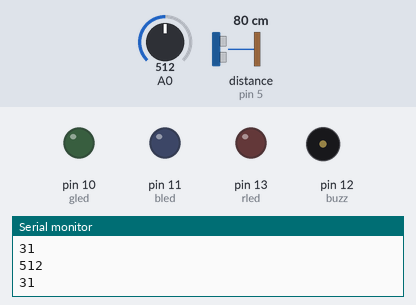
Bench run of a sketch on a simulated Arduino Uno, built with avr-gcc and run on an emulated ATmega328P. On the bench: output pins drawn as LEDs (lit = HIGH), buzzer (waves = sounding, pin HIGH), the last lines printed to the serial monitor. Wiring (inferred from the names in the program): ultrasonic range finder: trigger pin 7; echo pin 5. The test bench sets the inputs (shaded band); at power-on: distance to the obstacle (sensor on pin 5) 80 cm, A0 = 512. The echo pulse lasts 58.3 µs per cm; pins used as bus, display or sensor lines are not drawn.

Above: at 1.8 s.
1.9 s: distance to the obstacle (sensor on pin 5) set to 51 cm
3.4 s: distance to the obstacle (sensor on pin 5) set to 43 cm
At 4.4 s:
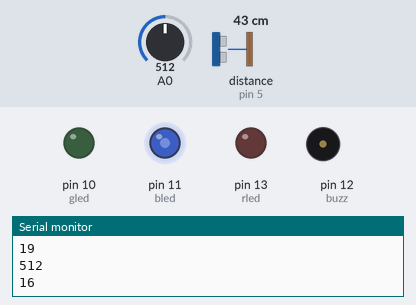
5.5 s: A0 set to 716
At 8.0 s:
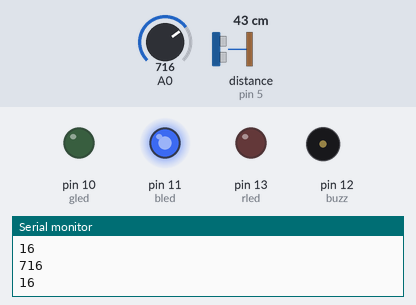
8.5 s: A0 set to 688
At 10.5 s:
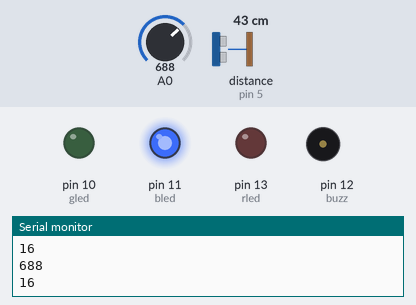
11.5 s: A0 set to 673
At 14.0 s:
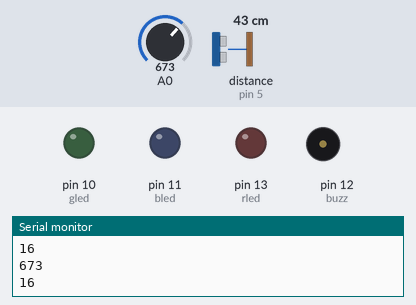
14.5 s: A0 set to 306
At 16.5 s:
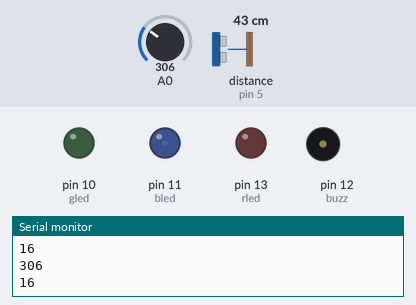
Timing chart, 0 to 18.0 s (numbered marks = the images above; inputs shaded):
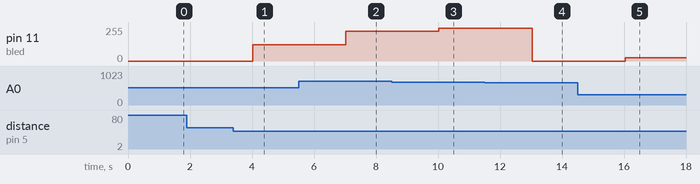

Measured:
- the behaviour switches between 47 and 46 cm on distance to the obstacle (sensor on pin 5) (found by bisection; images 0 and 1)
- the behaviour switches between 674 and 673 on A0 (found by bisection; images 3 and 4)
- after the input at 3.4 s, pin 11 (bled): 0/255 → 122/255 after 0.62 s
- after the input at 5.5 s, pin 11 (bled): 122/255 → 223/255 after 1.5 s
- after the input at 8.5 s, pin 11 (bled): 223/255 → 245/255 after 1.5 s
- after the input at 11.5 s, pin 11 (bled): 245/255 → 0/255 after 1.5 s
- after the input at 14.5 s, pin 11 (bled): 0/255 → 23/255 after 1.5 s

The sketch:

Code_2.ino
```cpp
int inches=0;
int cm=0;
int sensorReading=0;
const int trig=7;
const int echo=5;
const int rled=13;
const int bled=11;
const int gled=10;
const int buzz=12;
long readUltrasonicDistance(int trigger,int echo)
{
  digitalWrite(trigger,LOW);
  delayMicroseconds(2);
  digitalWrite(trigger,HIGH);
  delayMicroseconds(10);
  digitalWrite(trigger,LOW);
  return pulseIn(echo,HIGH);
}
void setup()
{
  pinMode(A0,INPUT);
  pinMode(trig,OUTPUT);
  pinMode(echo,INPUT);
  pinMode(rled,OUTPUT);
  pinMode(bled,OUTPUT);
  pinMode(gled,OUTPUT);
  pinMode(buzz,OUTPUT);
  Serial.begin(9600);
}
void loop()
{
  sensorReading=analogRead(A0);
  Serial.println(sensorReading);
  cm=0.01723*readUltrasonicDistance(trig,echo);
  inches=(cm/2.54);
  Serial.println(inches);
  int t=sensorReading*0.76;
  if(inches<18)
  {
    light(255-t,255-t,0);
    delay(3000);

  }
  else
  {
    light(0,0,0);
    delay(1000);
  }
}
void light(int a,int b,int c)
{
	analogWrite(rled,a);
    analogWrite(bled,b);
    analogWrite(gled,c);
}
```
